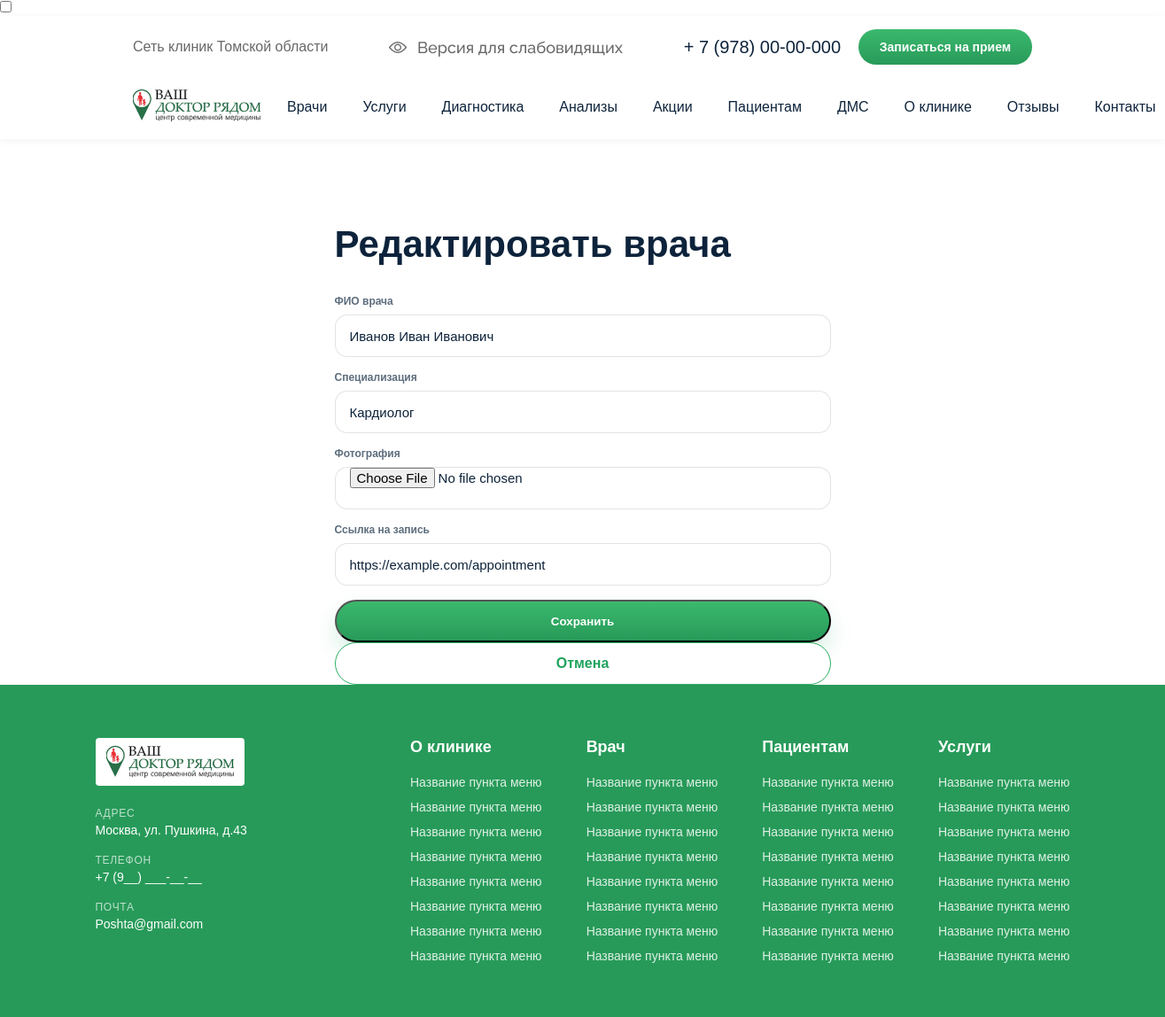
Screenshot of /doctors/8/update/ with the database file from the repository.
### clinic/models.py (models this page shows, shortened)
class Doctor(models.Model):
    full_name = models.CharField(max_length=255, verbose_name='ФИО врача')
    specialty = models.CharField(max_length=150, verbose_name='Специализация')
    photo = models.ImageField(upload_to='doctors/', verbose_name='Фотография')
    appointment_url = models.URLField('Ссылка на запись', max_length=500, blank=True, default='')
    class Meta:
        verbose_name = 'Врач'
        verbose_name_plural = 'Врачи'

### clinic/views.py (the view)
# urls.py: path('doctors/<int:pk>/update/', DoctorUpdateView.as_view(), name='doctor_update'),
class DoctorUpdateView(UpdateView):
    model = Doctor
    form_class = DoctorForm
    template_name = 'doctor_form.html'
    success_url = reverse_lazy('doctors_list')

### clinic/forms.py
class DoctorForm(forms.ModelForm):
    class Meta:
        model = Doctor
        fields = '__all__'
        widgets = {
            'full_name': forms.TextInput(attrs={
                'class': 'form-control',
                'placeholder': 'Иванов Иван Иванович'
            }),
            'specialty': forms.TextInput(attrs={
                'class': 'form-control',
                'placeholder': 'Врач-кардиолог'
            }),
            'photo': forms.FileInput(attrs={
                'class': 'form-control'
            }),
            'appointment_url': forms.URLInput(attrs={
                'class': 'form-control',
                'placeholder': 'https://example.com/appointment'
            }),
        }

### templates/doctor_form.html (shortened to what this page needs)
{% extends "base.html" %}
{% block content %}
<section class="doctors-page">
  <div class="container" style="max-width: 600px; margin-top: 24px;">
    <h1 class="page-title">{% if object %}Редактировать врача{% else %}Добавить врача{% endif %}</h1>
    <form method="post" enctype="multipart/form-data">
      {% for field in form %}
        <div class="form-group" style="margin-bottom: 16px;">
          <label>{{ field.label }}</label>
          {{ field }}
        </div>
      {% endfor %}
      <button type="submit" class="btn-green">Сохранить</button>
      <a href="{% url 'doctors_list' %}" class="btn-outline">Отмена</a>
    </form>
  </div>
</section>
{% endblock %}

### rows the page displays
Doctor: form "Иванов Иван Иванович" "Кардиолог" "https://example.com/appointment"

### other values shown
{{ field.label }} "ФИО врача" "Специализация" "Фотография" "Ссылка на запись"
